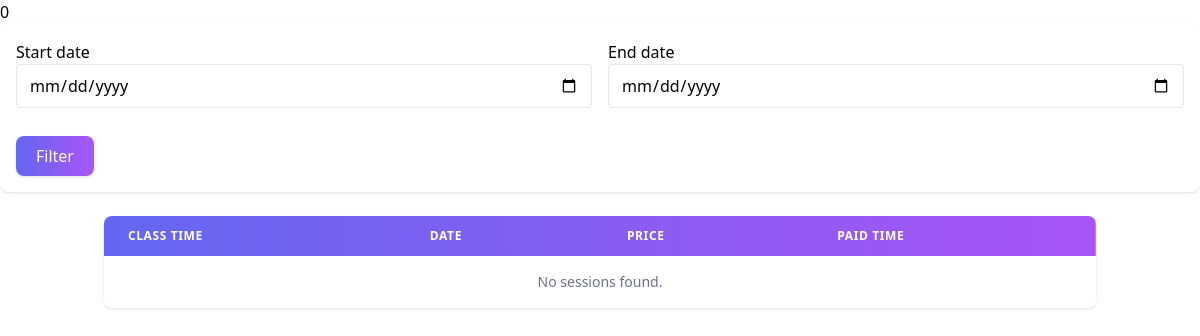
The app's page /, older data.
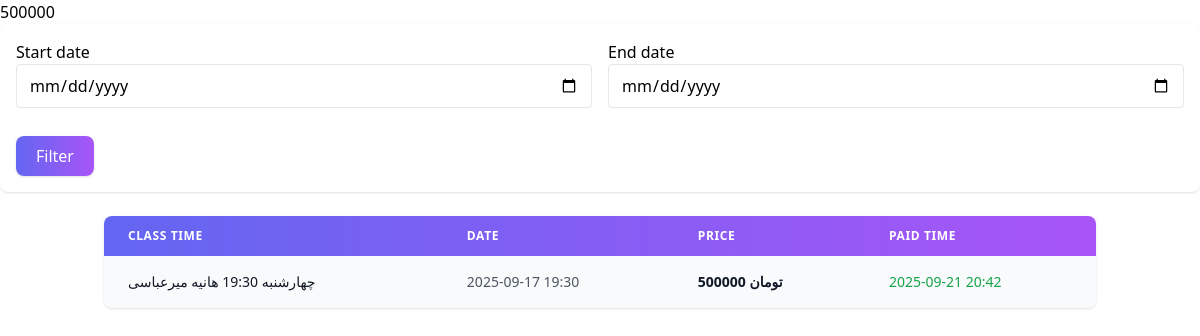
The same page, newer data.
### classes/models.py (models this page shows, shortened)
class TimeStampMixin(models.Model):
    created_at = models.DateTimeField(auto_now_add=True)
    updated_at = models.DateTimeField(auto_now=True)
    class Meta:
        abstract = True

class Session(TimeStampMixin):
    class_time = models.ForeignKey(to=ClassTime, on_delete=models.PROTECT, related_name="sessions")
    date = models.DateTimeField(default=timezone.now)
    price = models.PositiveIntegerField()
    paid_time = models.DateTimeField(null=True, blank=True)

class ClassTime(TimeStampMixin):
    CHOICES = (
        (1, "شنبه"),
        (2, "یکشنبه"),
        (3, "دوشنبه"),
        (4, "سه شنبه"),
        (5, "چهارشنبه"),
        (6, "پنجشنبه"),
        (7, "جمعه"),
    )
    weekday = models.IntegerField(choices=CHOICES)
    start_time = models.TimeField(default=time(10, 0, 0))
    end_time = models.TimeField(default=time(11, 0, 0))
    classs = models.ForeignKey(to=Class, on_delete=models.CASCADE, related_name="times")
    def __str__(self):
        return f"{self.get_weekday_display()} {str(self.start_time)[:5]} {self.classs.student}"

class Class(TimeStampMixin):
    student = models.OneToOneField(
        to=Student, on_delete=models.PROTECT, related_name="classs"
    )
    class_link = models.URLField()
    upload_link = models.URLField(blank=True, null=True)

class Student(TimeStampMixin):
    COURSES_CHOICES = (
        ("python","python"),
        ("django","django"),
        ("javascript","javascript"),
        ("html","html"),
        ("react.js","react.js"),
        ("scratch","scratch"),
    )
    full_name = models.CharField(max_length=255)
    birth_date = models.DateField(blank=True, null=True)
    country = models.CharField(max_length=127)
    is_active = models.BooleanField(default=True)
    description = models.TextField(blank=True)
    referrer_name = models.CharField(max_length=255, blank=True)
    course = models.CharField(max_length=15, choices=COURSES_CHOICES)
    def __str__(self):
        return f"{self.full_name}"

### classes/views.py (the view)
# urls.py: path('', views.PaymentList.as_view() , name="home"),
class PaymentList(generic.ListView):
    model = Session
    template_name = "payment_list.html"
    context_object_name = "sessions"
    def get_queryset(self):
        queryset = Session.objects.filter(paid_time__isnull=False)
        self.form = DateForm(self.request.GET)
        if self.form.is_valid():
            start = self.form.cleaned_data.get("start_date")
            end = self.form.cleaned_data.get("end_date")
            if start:
                queryset = queryset.filter(date__gte=start)
            if end:
                queryset = queryset.filter(date__lte=end)
        return queryset
    def get_context_data(self, **kwargs):
        form = DateForm()
        context = super().get_context_data(**kwargs)
        context["form"] = form
        context["total_price"] = (
            self.get_queryset().aggregate(total=Sum("price"))["total"] or 0
        )
        return context

### classes/forms.py
class DateForm(forms.Form):
    start_date = forms.DateField(
        required=False,
        widget=forms.DateInput(attrs={
            "type": "date",
            "class": "border px-3 py-2 rounded w-full"
        })
    )
    end_date = forms.DateField(
        required=False,
        widget=forms.DateInput(attrs={
            "type": "date",
            "class": "border px-3 py-2 rounded w-full"
        })
    )

### classes/templates/payment_list.html (shortened to what this page needs)
{% load crispy_forms_tags %}
<!DOCTYPE html>
<html lang="en">
<head>
</head>
<body>
  {{total_price}}
 <form action="" method="get" class="mb-6 p-4 bg-white rounded-lg shadow">
  <div class="grid grid-cols-1 md:grid-cols-2 gap-4">
    {{ form|crispy }}
  </div>
  <button
    type="submit"
    class="mt-4 px-5 py-2 bg-gradient-to-r from-indigo-500 to-purple-500 text-white font-medium rounded-lg shadow hover:from-indigo-600 hover:to-purple-600 transition-colors">
    Filter
  </button>
</form>
  <div class="container mx-auto px-4">
    <div class="overflow-x-auto bg-white rounded-lg shadow">
      <table class="min-w-full border-collapse">
        <thead>
          <tr class="bg-gradient-to-r from-indigo-500 to-purple-500 text-white">
            <th class="px-6 py-3 text-left text-xs font-semibold uppercase tracking-wider">Class Time</th>
            <th class="px-6 py-3 text-left text-xs font-semibold uppercase tracking-wider">Date</th>
            <th class="px-6 py-3 text-left text-xs font-semibold uppercase tracking-wider">Price</th>
            <th class="px-6 py-3 text-left text-xs font-semibold uppercase tracking-wider">Paid Time</th>
          </tr>
        </thead>
        <tbody>
          {% for session in sessions %}
          <tr class="odd:bg-gray-50 even:bg-white hover:bg-indigo-50 transition-colors">
            <td class="px-6 py-4 whitespace-nowrap text-sm font-medium text-gray-900">
              {{ session.class_time }}
            </td>
            <td class="px-6 py-4 whitespace-nowrap text-sm text-gray-600">
              {{ session.date|date:"Y-m-d H:i" }}
            </td>
            <td class="px-6 py-4 whitespace-nowrap text-sm font-semibold text-gray-900">
              {{ session.price }} تومان
            </td>
            <td
              class="px-6 py-4 whitespace-nowrap text-sm {% if session.paid_time %}text-green-600{% else %}text-red-500{% endif %}">
              {% if session.paid_time %}
              {{ session.paid_time|date:"Y-m-d H:i" }}
              {% else %}
              Not Paid
              {% endif %}
            </td>
          </tr>
          {% empty %}
          <tr>
            <td colspan="4" class="px-6 py-4 text-center text-sm text-gray-500">
              No sessions found.
            </td>
          </tr>
          {% endfor %}
        </tbody>
      </table>
    </div>
  </div>
  <script src="https://cdn.tailwindcss.com"></script>
</body>
</html>

Row changes from the older to the newer data that the page shows:
now on this page (row edited): Session: class_time "چهارشنبه 19:30 هانیه میرعباسی", date "2025-09-17 19:30", price "500000", paid_time "2025-09-21 20:42"
Text that changed along with them:
{{ total_price }}: "0" → "500000"
text no longer shown: "No sessions found."
